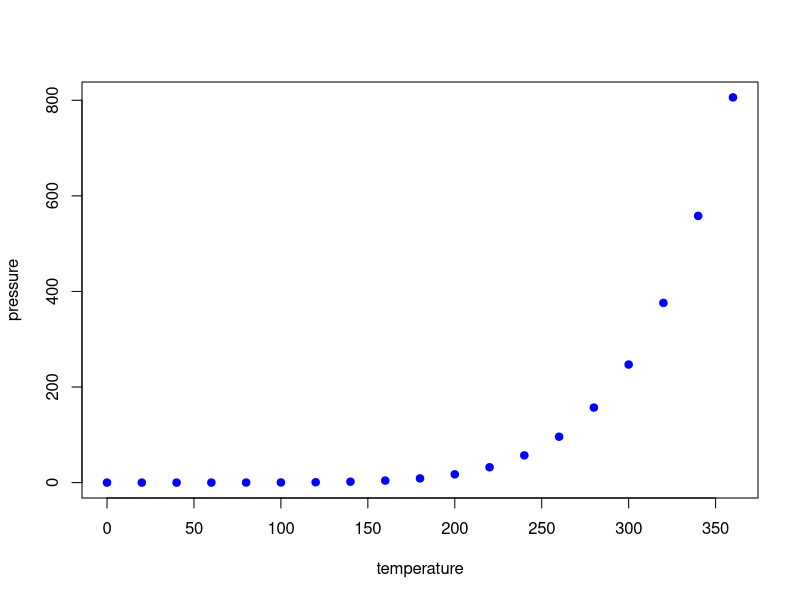
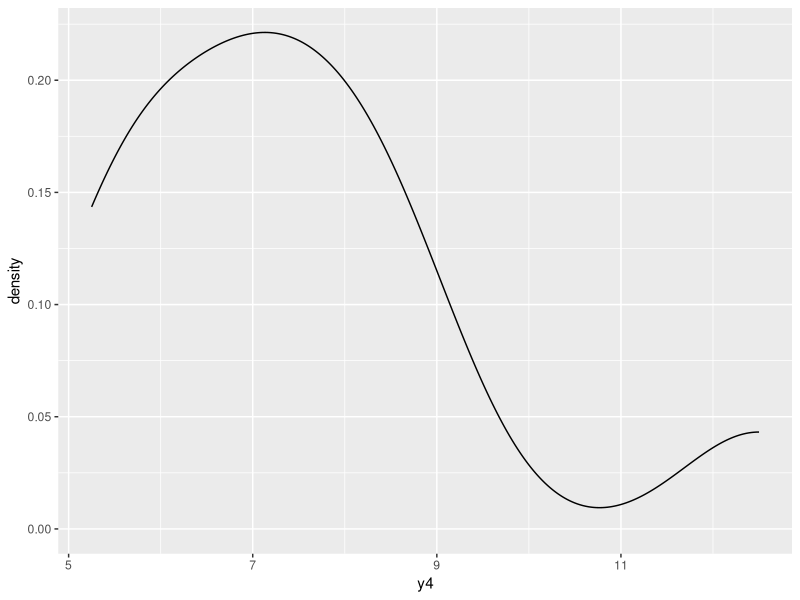

Write the R code that produced these figures, in order.
## ---- chunk 1
library(tidyverse)
knitr::opts_chunk$set(echo = TRUE, comment = NA)
## ---- chunk 2
summary(cars)
## ---- chunk 3
plot(pressure, col = "blue", pch = 19)
## ---- chunk 4
knitr::include_url("https://www.google.com")
## ---- chunk 5
ggplot(anscombe, aes(x=y4)) +
  geom_density()

mean(anscombe$y4)
median(anscombe$y4)
IQR(anscombe$y4)
